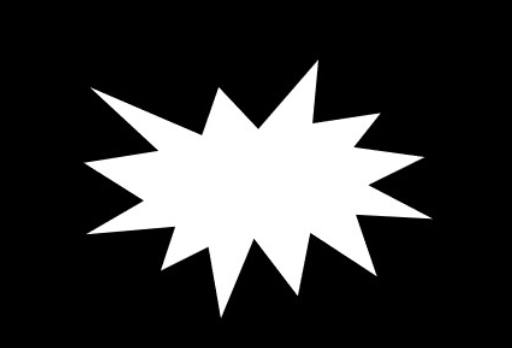
#> input picture images/tu.png, 512 x 348 px
$ python 'D0421_图像轮廓特征查找.py'
#> lines starting #> are read from the running program, lines starting #| are printed output that depends on the picture; after the words box and inside, x2 and y2 are one past the last pixel; in counts of white or black regions, pixels touching at a corner belong together
import cv2 as cv
import numpy as np
"""
图像轮廓特征查找：外接矩形、最小外接矩形、最小外接圆
"""
# 读图及预处理
img = cv.imread("../images/tu.png")
#> img is the input picture: shape (348, 512, 3); min 0, max 255, mean 54.2
gray = cv.cvtColor(img, cv.COLOR_BGR2GRAY)
_, binary = cv.threshold(gray, 127, 255, cv.THRESH_BINARY)
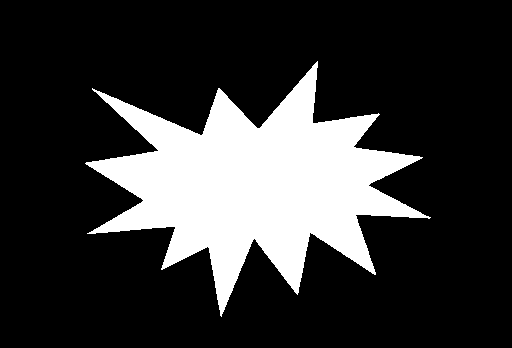
#> binary: shape (348, 512); 21.2% white; 1 white region

# 查找轮廓
contours, hierarchy = cv.findContours(binary, cv.RETR_EXTERNAL, cv.CHAIN_APPROX_SIMPLE)
#> contours = 1 contour; box (x1, y1, x2, y2) and area: (85, 61, 431, 317) 37081

# 遍历绘制
for cnt in contours:
    # 外接矩形
    x, y, w, h = cv.boundingRect(cnt)
    cv.rectangle(img, (x,y), (x+w, y+h), (255,0,0), 2)

    # 最小外接矩形
    # 1. 计算最小外接矩形 -> 得到旋转矩形参数
    rect = cv.minAreaRect(cnt)
    # 2. 获取角点数组 -> 得到旋转矩形的四个顶点坐标
    box = cv.boxPoints(rect).astype(np.int32)
    # 3. 绘制最小外接矩形
    cv.drawContours(img, [box], -1, (0,255,0), 2)

    # 最小外接圆
    # 1.计算最小外接圆 -> 得到圆心和半径
    (x_circle, y_circle), radius = cv.minEnclosingCircle(cnt)
    # 2. 绘制最小外接圆
    cv.circle(img, (int(x_circle), int(y_circle)), int(radius), (0, 0, 255), 2)
#> this loop made 1 pass
#> (x, y, w, h, rect, box, x_circle, y_circle) on pass 1: (85, 61, 346, 256, ((254.3, 190.3), (342.5, 241.7), -6.84), [[98, 330], [69, 90], [409, 49], [438, 289]], 255.8, 166.2)
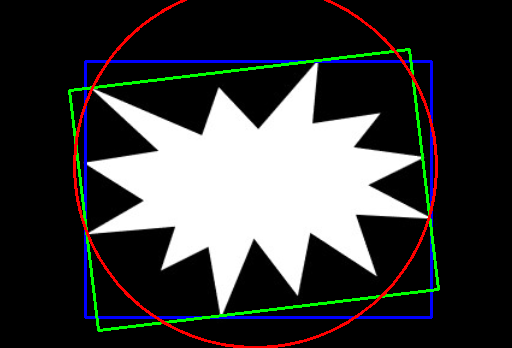
#> img: shape (348, 512, 3); 5.21% of pixels changed, all inside (x1, y1, x2, y2) = (68, 0, 440, 348)

# 显示图像
cv.imshow("img", img)
cv.waitKey(0)
cv.destroyAllWindows()

$ run again, with images/erode.png copied over images/tu.png
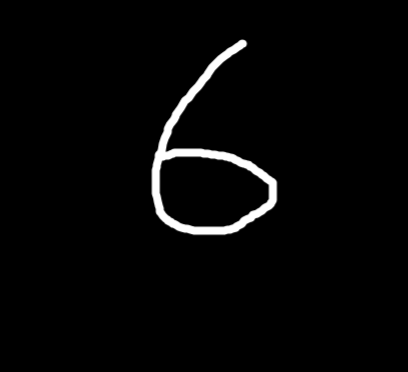
#> input picture images/erode.png, 408 x 372 px
#> img is the input picture: shape (372, 408, 3); min 0, max 255, mean 6.4
#> `_, binary = cv.threshold(gray, 127, 255, cv.THRESH_BINARY)`:
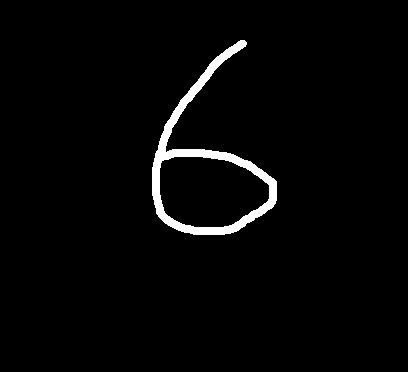
#> binary: shape (372, 408); 2.5% white; 1 white region
#> contours = 1 contour; box (x1, y1, x2, y2) and area: (152, 40, 277, 235) 9608
#> the loop `for cnt in contours:` made 1 pass
#> (x, y, w, h, rect, box, x_circle, y_circle) on pass 1: (152, 40, 125, 195, ((204.3, 143.1), (124.2, 186.5), -12.18), [[163, 247], [123, 65], [245, 38], [284, 221]], 212.8, 135.6)
#> after the loop `for cnt in contours:`:
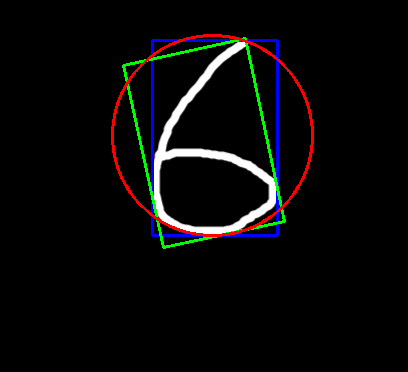
#> img: shape (372, 408, 3); 3.3% of pixels changed, all inside (x1, y1, x2, y2) = (111, 34, 314, 249)
